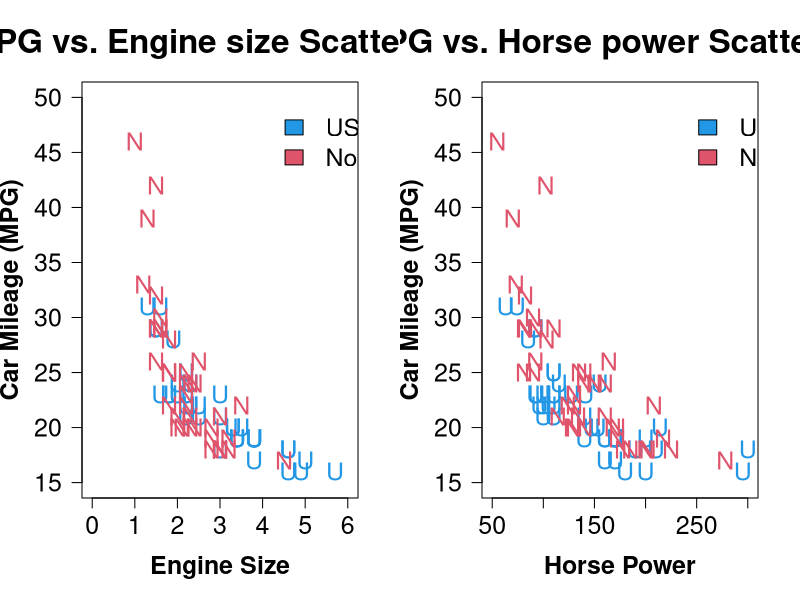
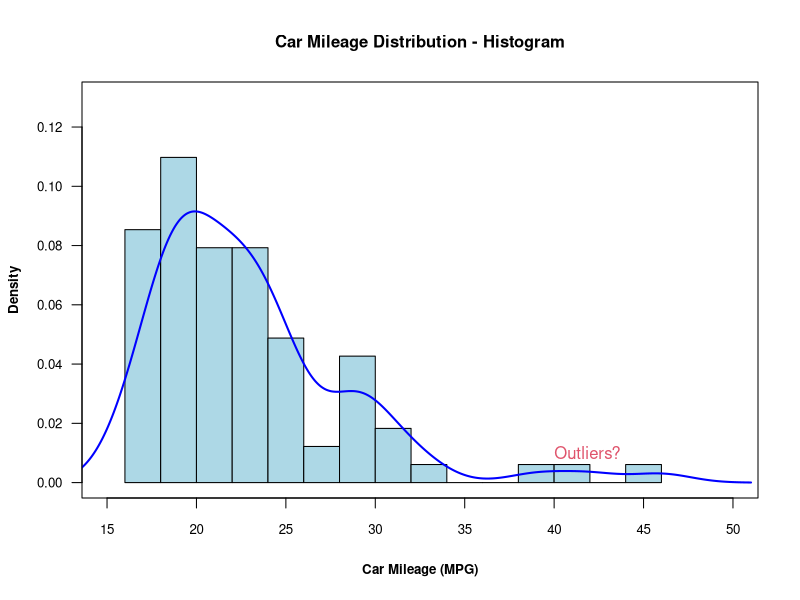
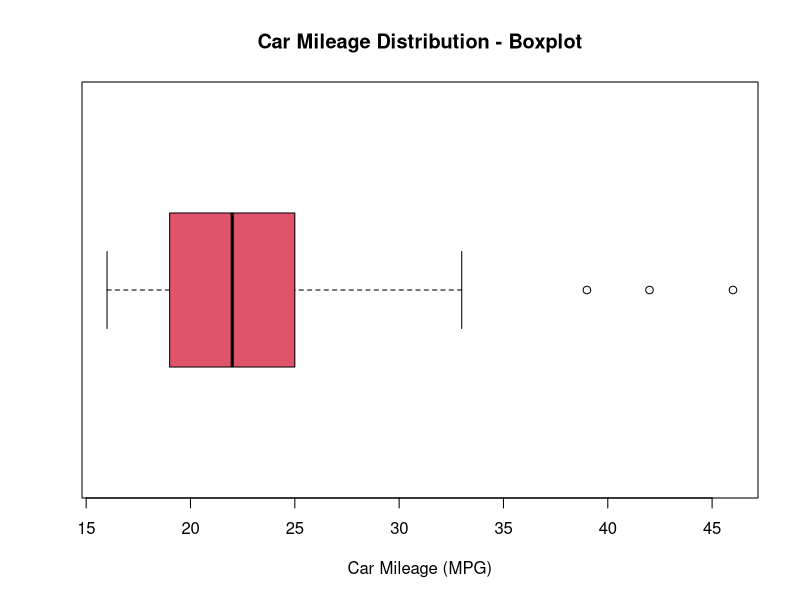
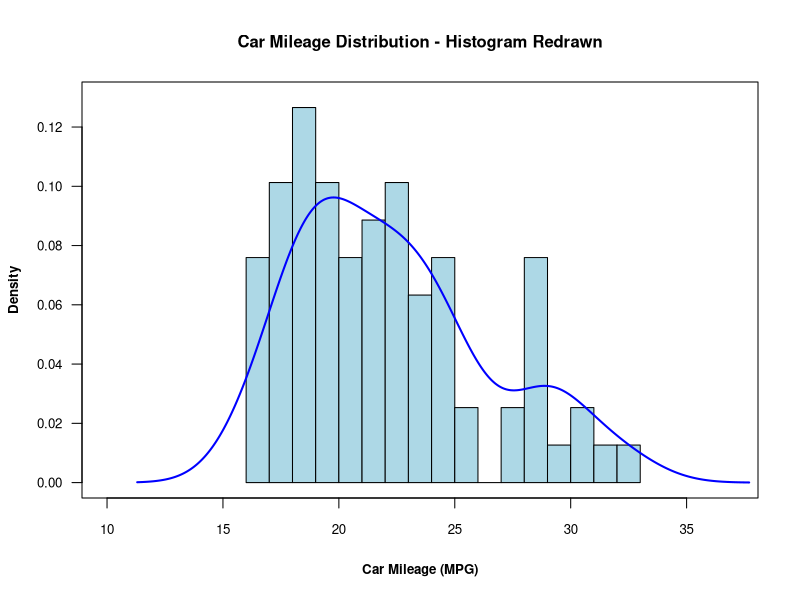
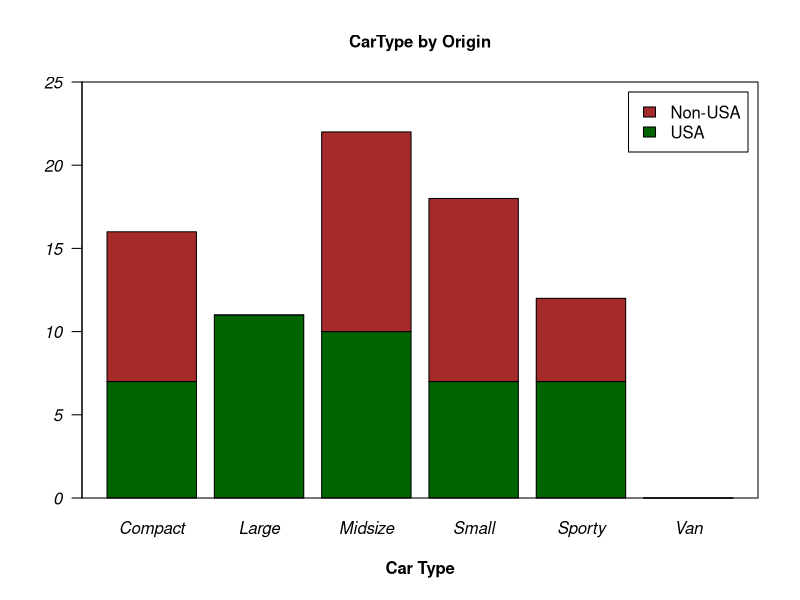
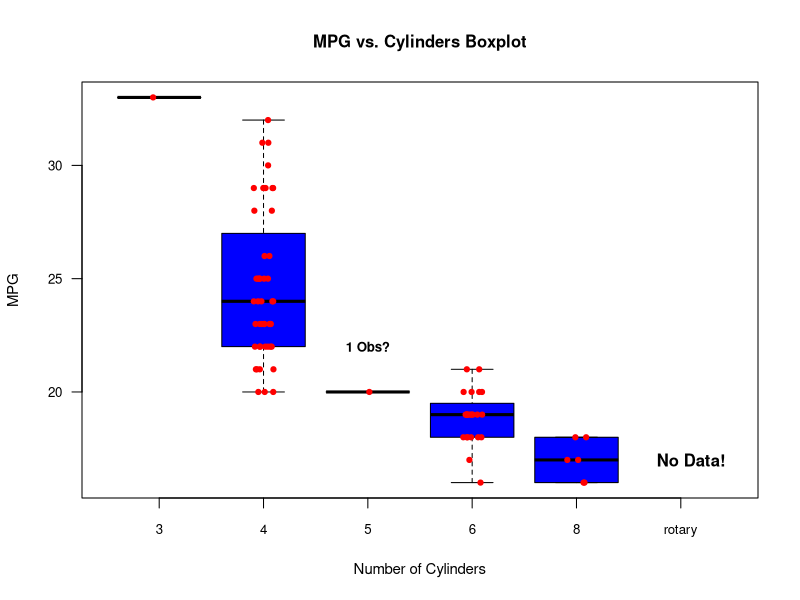
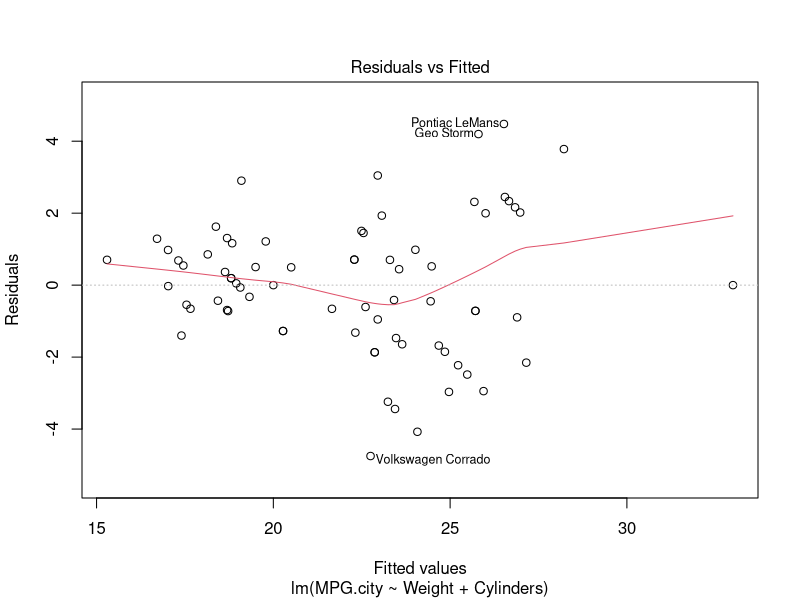
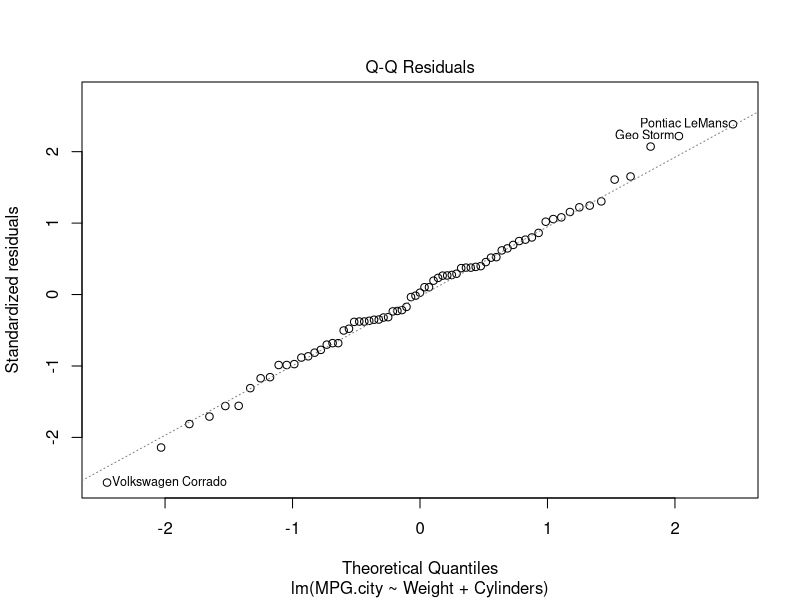

The R script that drew these images, in order:
## ---- chunk 1
library("MASS")
Cars93Data <- Cars93
attach(Cars93Data)
## ---- chunk 2
dim(Cars93Data)
str(Cars93Data)
head(Cars93Data)
## ---- chunk 3
summary(Cars93Data)
## ---- chunk 4
Cars93Data.v1 <- na.omit(Cars93Data)
dim(Cars93Data.v1)
## ---- chunk 5
Variables <- setdiff(colnames(Cars93Data.v1), c("MPG.highway", "Model", "AirBags", "DriveTrain", "Man.trans.avail", "Origin", "Make", "Luggage.room", "Rear.seat.room", "Turn.circle", "Manufacturer"))
NumVars <- Variables[sapply(Cars93Data.v1[,Variables], class) %in% c("numeric", "integer")]
CatVars <- Variables[sapply(Cars93Data.v1[,Variables], class) %in% c("factor")]
rownames(Cars93Data.v1) <- Cars93Data.v1$Make #Reset the row names.
## ---- chunk 6
round(cor(Cars93Data.v1[,NumVars]), 3)
## ---- chunk 7
attach(Cars93Data.v1)
## ---- chunk 8
par(mfrow = c(1,2))
plot(EngineSize[Origin == "USA"], MPG.city[Origin == "USA"], main = "MPG vs. Engine size Scatterplot", xlab = "Engine Size", xlim = c(0, 6), ylab = "Car Mileage (MPG)", ylim = c(15, 50), las = 1, col = 4, cex = 1.5, cex.lab = 1.5, cex.axis = 1.5, cex.main = 2, pch = "U", font.lab = 2)
points(EngineSize[Origin == "non-USA"], MPG.city[Origin == "non-USA"], col = 2, pch = "N", cex = 1.5)
legend(x = 4, y = 50, legend = c("USA", "Non-USA"), fill = c(4, 2), cex = 1.5, bty = "n")
plot(Horsepower[Origin == "USA"], MPG.city[Origin == "USA"], main = "MPG vs. Horse power Scatterplot", xlab = "Horse Power", ylab = "Car Mileage (MPG)", xlim = c(50, 300), ylim = c(15, 50), las = 1, col = 4, cex = 1.5, cex.lab = 1.5, cex.axis = 1.5, cex.main = 2, pch = "U", font.lab = 2)
points(Horsepower[Origin == "non-USA"], MPG.city[Origin == "non-USA"], col = 2, pch = "N", cex = 1.5)
legend(x = 230, y = 50, legend = c("USA", "Non-USA"), fill = c(4, 2), cex = 1.5, bty = "n")
par(mfrow = c(1,1))
## ---- chunk 9
hist(MPG.city, main = "Car Mileage Distribution - Histogram", probability = T, xlim = c(15, 50), xlab = "Car Mileage (MPG)", ylim = c(0, 0.13), breaks = 15, las = 1, col = "lightblue", cex.main = 1, cex.lab = 0.8, cex.axis = 0.8, font.lab = 2)
lines(density(MPG.city), col = "blue", lwd = 2)
text(x = 40, y = 0.01, label = "Outliers?", adj = 0, col = 2)
box()
boxplot(MPG.city, col = 2, horizontal = T, xlab = "Car Mileage (MPG)", main = "Car Mileage Distribution - Boxplot")
## ---- chunk 10
Cars93Data.v2 <- Cars93Data.v1[MPG.city < 35, ]
dim(Cars93Data.v2)
attach(Cars93Data.v2)
## ---- chunk 11
hist(MPG.city, main = "Car Mileage Distribution - Histogram Redrawn", probability = T, xlim = c(10, 37), xlab = "Car Mileage (MPG)", ylim = c(0, 0.13), breaks = 13, las = 1, col = "lightblue", cex.main = 1, cex.lab = 0.8, cex.axis = 0.8, font.lab = 2)
lines(density(MPG.city), col = "blue", lwd = 2)
box()
## ---- chunk 12
CatTab <- table(Origin, Type) #CONTIGENCY/FREQUENCY TABLE
barplot(CatTab, main = "CarType by Origin", cex.main = 1, ylim = c(0, 25), xlab = "Car Type", cex.lab = 1, font.axis = 3, font.lab = 2, las = 1, legend.text = c("USA", "Non-USA"), col = c("darkgreen", "brown"))
box()
## ---- chunk 13
Cars93Data.v2$Type1 <- factor(Cars93Data.v2$Type)
levels(Cars93Data.v2$Type1)
## ---- chunk 14
boxplot(MPG.city ~ Cylinders, main = "MPG vs. Cylinders Boxplot", xlab = "Number of Cylinders", ylab = "MPG", las = 1, col = "blue", cex.main = 1, cex.lab = 0.9, cex.axis = 0.8, col.label = 2)
text(x = 2.1, y = 44, labels = "Outlier?", cex = 0.8, font = 2)
text(x = 3, y = 22, labels = "1 Obs?", cex = 0.8, font = 2)
text(x = 6.1, y = 17, labels = "No Data!", font = 2)
stripchart(MPG.city ~ Cylinders, vertical = TRUE, method = "jitter", pch = 19, add = TRUE, col = "red", cex = 0.7)
## ---- chunk 15
Cars93Data.v2$Cylinders <- factor(Cars93Data.v2$Cylinders)
summary(Cars93Data.v2$Cylinders)
## ---- chunk 16
Cars93Data.v2$Sampling <- runif(dim(Cars93Data.v2)[1])
TrainSet <- subset(Cars93Data.v2, Cars93Data.v2$Sampling > 0.1)
TestSet <- subset(Cars93Data.v2, Cars93Data.v2$Sampling < 0.1)
## ---- chunk 17
Predictors <- paste(c("EngineSize", "Horsepower", "Weight", "Origin", "Cylinders", "Fuel.tank.capacity"), collapse = "+")
Formula <- paste("MPG.city", Predictors, sep = "~")
Formula
Model <- lm(Formula, data = TrainSet)
summary(Model)
## ---- chunk 18
step(Model, direction = "backward")
## ---- chunk 19
Model <- lm(formula = MPG.city ~ Weight + Cylinders, data = TrainSet)
summary(Model)
## ---- chunk 20
plot(Model)
## ---- chunk 21
#Shapiro-Wilk Normality Test
shapiro.test(Model$residuals)
## ---- chunk 22
TestSet$MPG.PRED <- predict(Model, newdata = TestSet)
TestSet[,c("MPG.city", "MPG.PRED")]
TrainSet$MPG.PRED <- predict(Model, newdata = TrainSet)
TrainSet[1:5,c("MPG.city", "MPG.PRED")]
